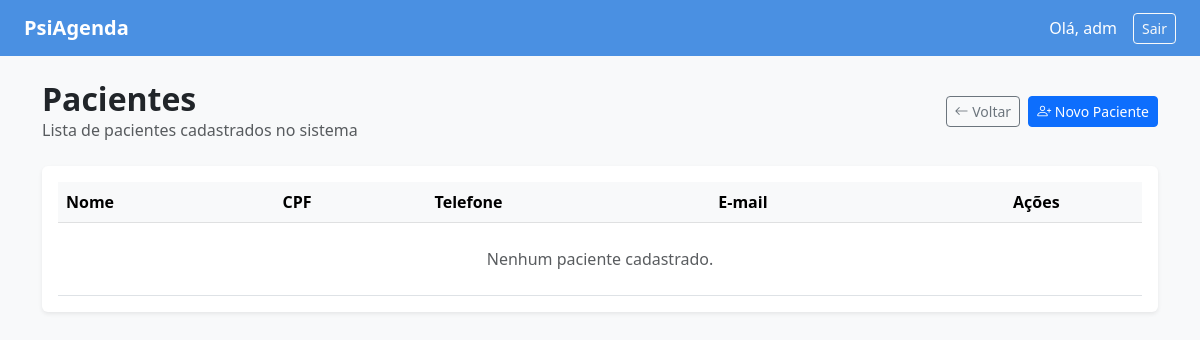
The page /pacientes/ (signed in) on the database as committed earlier.
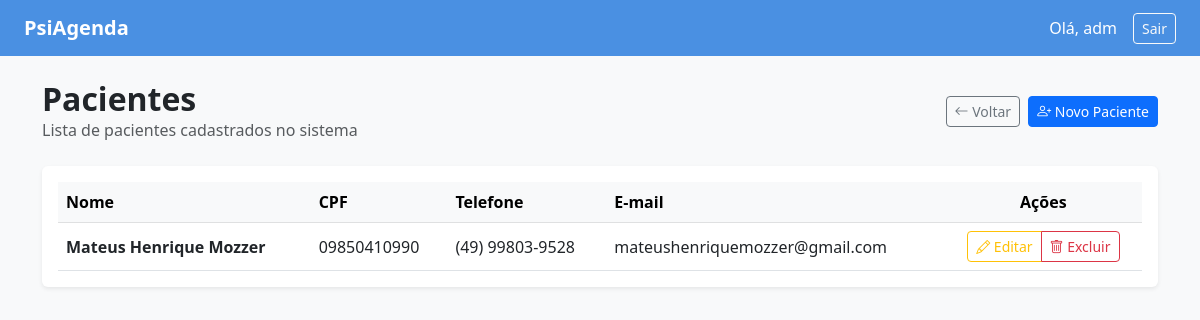
The same page on the database as committed later.
### agendamentos/models.py (models this page shows, shortened)
class Paciente(models.Model):
    nome_completo = models.CharField(max_length=150)
    cpf = models.CharField(max_length=14, unique=True)
    data_nascimento = models.DateField()
    telefone = models.CharField(max_length=20)
    email = models.EmailField(blank=True, null=True)
    endereco = models.CharField(max_length=255, blank=True, null=True)
    ativo = models.BooleanField(default=True)

### agendamentos/views.py (the view)
# urls.py: path('pacientes/', views.listar_pacientes, name='listar_pacientes'),
@login_required
def listar_pacientes(request):
    pacientes = Paciente.objects.filter(ativo=True).order_by('nome_completo')
    return render(request, 'agendamentos/listar_pacientes.html', {'pacientes': pacientes})

### agendamentos/templates/agendamentos/listar_pacientes.html (shortened to what this page needs)
<!DOCTYPE html>
<html lang="pt-br">
<head>
    <link href="https://cdn.jsdelivr.net/npm/bootstrap@5.3.0/dist/css/bootstrap.min.css" rel="stylesheet">
    <link rel="stylesheet" href="https://cdn.jsdelivr.net/npm/bootstrap-icons@1.10.5/font/bootstrap-icons.css">
</head>
<body>
<nav class="navbar navbar-expand-lg navbar-dark navbar-custom px-4 mb-4">
    <a class="navbar-brand fw-bold" href="{% url 'painel_secretaria' %}">PsiAgenda</a>
    <div class="ms-auto d-flex gap-3 text-white align-items-center">
        <span>Olá, {{ user.username }}</span>
        <a href="{% url 'logout' %}" class="btn btn-outline-light btn-sm">Sair</a>
    </div>
</nav>
<div class="container">
    <div class="d-flex justify-content-between align-items-center mb-4">
        <div>
            <h2 class="fw-bold mb-0">Pacientes</h2>
            <p class="text-muted mb-0">Lista de pacientes cadastrados no sistema</p>
        </div>
        <div class="d-flex gap-2">
            <a href="{% url 'painel_secretaria' %}" class="btn btn-outline-secondary btn-sm"><i class="bi bi-arrow-left"></i> Voltar</a>
            <a href="{% url 'cadastrar_paciente' %}" class="btn btn-primary btn-sm"><i class="bi bi-person-plus"></i> Novo Paciente</a>
        </div>
    </div>
    <div class="card border-0 shadow-sm p-3">
        <table class="table table-hover align-middle mb-0">
            <thead class="table-light">
                <tr>
                    <th>Nome</th>
                    <th>CPF</th>
                    <th>Telefone</th>
                    <th>E-mail</th>
                    <th class="text-center">Ações</th>
                </tr>
            </thead>
            <tbody>
                {% for paciente in pacientes %}
                <tr>
                    <td class="fw-semibold">{{ paciente.nome_completo }}</td>
                    <td>{{ paciente.cpf }}</td>
                    <td>{{ paciente.telefone }}</td>
                    <td>{{ paciente.email|default:"-" }}</td>
                    <td class="text-center">
                        <div class="btn-group btn-group-sm" role="group">
                            <a href="{% url 'editar_paciente' paciente.pk %}" class="btn btn-outline-warning" title="Editar">
                                <i class="bi bi-pencil"></i> Editar
                            </a>
                            <a href="{% url 'deletar_paciente' paciente.pk %}" class="btn btn-outline-danger" title="Excluir">
                                <i class="bi bi-trash"></i> Excluir
                            </a>
                        </div>
                    </td>
                </tr>
                {% empty %}
                <tr>
                    <td colspan="5" class="text-center text-muted py-4">Nenhum paciente cadastrado.</td>
                </tr>
                {% endfor %}
            </tbody>
        </table>
    </div>
</div>
</body>
</html>

Rows that differ between the two databases and show on the page:
added Paciente: nome_completo "Mateus Henrique Mozzer", cpf "09850410990", telefone "(49) 99803-9528", email "mateushenriquemozzer@gmail.com"
Other text that changed with them:
text no longer shown: "Nenhum paciente cadastrado."
